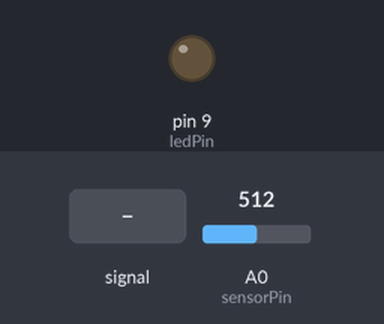
The sketch below on a simulated Arduino Uno, built with avr-gcc and run on an emulated ATmega328P. On the bench: output pins drawn as LEDs (lit = HIGH). Inputs (shaded band) come from the test bench; at power-on: A0 (sensorPin) = 512.

Above: at 0.1 s.
At 1.2 s:
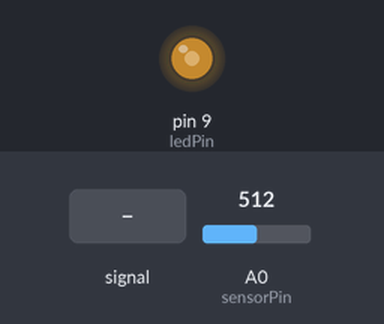
Timing chart, 0 to 0.6 s (numbered marks = the images above; inputs shaded):
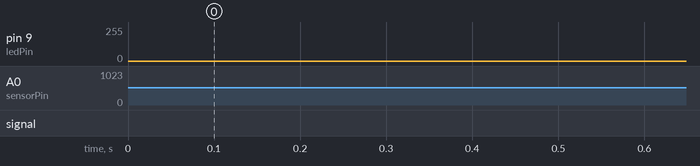

The sketch:

potenciometro-analogo.ino
```cpp
#define sensorPin A0
#define ledPin 9
int sensorValue = 0;

void setup() {
  pinMode(ledPin, OUTPUT);
  pinMode(sensorPin, INPUT);
}

void loop() {
  sensorValue = analogRead(sensorPin);
  digitalWrite(ledPin, HIGH);

  int brightness = map(sensorValue, 0, 1023, 0, 255);
  analogWrite(ledPin, brightness);
}
```
